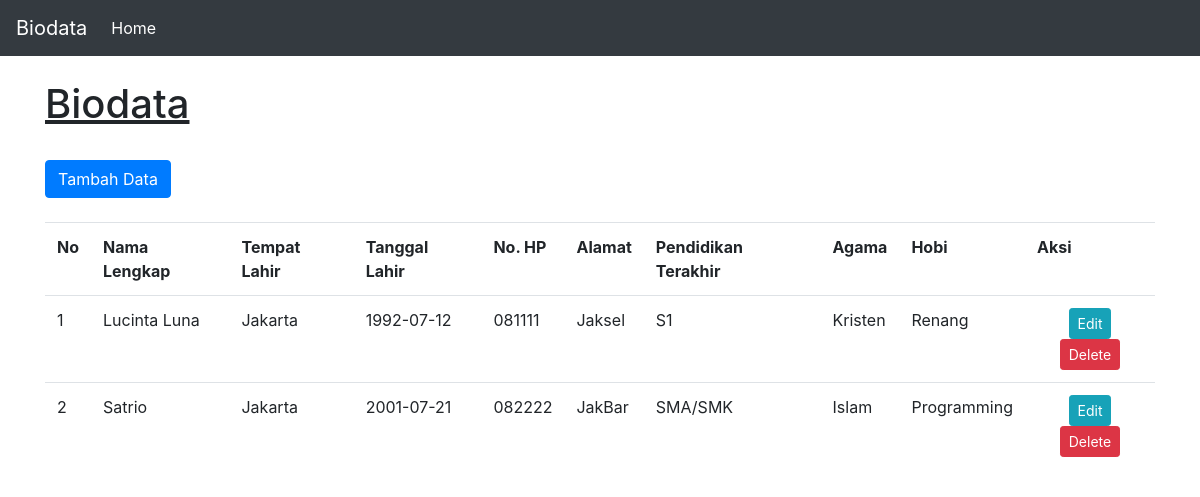
The app's page /biodata/index.php with its own data.
### tables this page shows
CREATE TABLE `biodata` (
  `id` int(11) NOT NULL,
  `full_name` varchar(100) DEFAULT NULL,
  `date_of_birth` date DEFAULT NULL,
  `place_of_birth_id` int(11) DEFAULT NULL,
  `phone_number` varchar(20) DEFAULT NULL,
  `address` text,
  `last_education` enum('S2','S1','D4','D3','D2','D1','SMA/SMK','SMP') DEFAULT NULL,
  `religion` enum('Islam','Kristen','Katolik') DEFAULT NULL,
  `hobby` enum('Renang','Mancing','Game','Gibah','Programming') DEFAULT NULL
);

CREATE TABLE `cities` (
  `id` int(11) NOT NULL,
  `name` varchar(100) DEFAULT NULL
);

### biodata/home.php (the view, shortened to what this page needs)
<?php
	$aksi=isset($_GET['aksi']) ? $_GET['aksi'] : 'list';
	switch ($aksi) {
		case 'list' :
?>
			<h1><u>Biodata</u></h1>
			<br><a class="btn btn-primary" role="button" href="index.php?aksi=input">Tambah Data</a>
			<div class="table-responsive">
				<br>
				<table class="table table-hover">
					<tr>
						<th>No</th>
						<th>Nama Lengkap</th>
						<th>Tempat Lahir</th>
						<th>Tanggal Lahir</th>
						<th>No. HP</th>
						<th>Alamat</th>
						<th>Pendidikan Terakhir</th>
						<th>Agama</th>
						<th>Hobi</th>
						<th>Aksi</th>
					</tr>
					<?php
						include 'koneksi.php';
						$tampil = $mysqli->query("SELECT biodata.id, biodata.full_name, cities.name, biodata.date_of_birth, biodata.phone_number, biodata.address, biodata.last_education, biodata.religion, biodata.hobby FROM biodata INNER JOIN cities ON biodata.place_of_birth_id=cities.id");
						$no=1;
						while($data = $tampil->fetch_assoc()){
					?>
							<tr>
								<td><?php echo $no; ?></td>
								<td><?php echo $data['full_name']; ?></td>
								<td><?php echo $data['name']; ?></td>
								<td><?php echo $data['date_of_birth']; ?></td>
								<td><?php echo $data['phone_number']; ?></td>
								<td><?php echo $data['address']; ?></td>
								<td><?php echo $data['last_education']; ?></td>
								<td><?php echo $data['religion']; ?></td>
								<td><?php echo $data['hobby']; ?></td>
								<td align="center">
									<a class="btn btn-info btn-sm" href="?aksi=edit&id_ubah=<?php echo $data['id']?>">Edit</a>
									<a class="btn btn-danger btn-sm" href="aksi_biodata.php?proses=hapus&id_hapus=<?php echo $data['id']?>" onclick="return confirm('Yakin akan menghapus data <?php echo $data['full_name']?>?')">Delete
									</a>
								</td>
							</tr>
					<?php
							$no++;
						}
					?>
				</table>
			</div>
<?php
		break;
?>
<?php
	}
?>

### biodata/index.php (shortened to what this page needs)
<!doctype html>
<html lang="en">
  <head>
    <link rel="stylesheet" type="text/css" href="css/bootstrap.min.css">
    <link href="css/starter-template.css" rel="stylesheet">
  </head>
  <body>
    <nav class="navbar navbar-expand-md navbar-dark bg-dark fixed-top">
      <a class="navbar-brand" href="#">Biodata</a>
      <div class="collapse navbar-collapse" id="navbarsExampleDefault">
        <ul class="navbar-nav mr-auto">
          <li class="nav-item active">
            <a class="nav-link" href="#">Home <span class="sr-only">(current)</span></a>
          </li>
        </ul>
      </div>
</nav>
<main role="main" class="container">
  <?php
    include 'home.php';
  ?>
</main>
</body>
</html>

### biodata/css/starter-template.css (style rules this page uses)
body { padding-top: 5rem; }

### records on screen
biodata: full_name "Lucinta Luna", place_of_birth.name "Jakarta", date_of_birth "1992-07-12", phone_number "081111", address "Jaksel", last_education "S1", religion "Kristen", hobby "Renang"
biodata: full_name "Satrio", place_of_birth.name "Jakarta", date_of_birth "2001-07-21", phone_number "082222", address "JakBar", last_education "SMA/SMK", religion "Islam", hobby "Programming"
